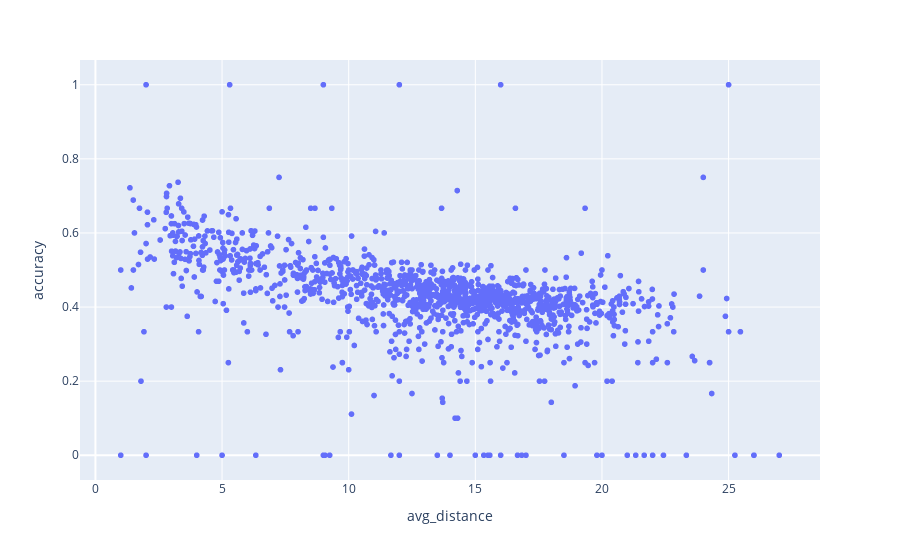

Notebook code for this chart:
### Code cell
dim1 = df.avg_distance
dim2 = df.avg_shotX
df['top_quarter'] = df.top_quarter.astype(str)
fig_scatter = px.scatter(df, x="avg_distance", y="accuracy", hover_name=df.player, hover_data=[df.top_quarter])
fig_scatter.show()
# fig_scatter.data[0].x = dim1[:10]
# fig_scatter.data[0].y = dim1[:10]

### Figure 1 — Plotly figure (JSON) as saved in the notebook; plotly's stock layout.template omitted (floating-point values rounded to 4 significant figures; data arrays with more than 128 entries replaced by an {"elided": "..."} marker saying what was removed)
{"data": [{"customdata": {"elided": "1284x1 str values"}, "hovertemplate": "<b>%{hovertext}</b><br><br>avg_distance=%{x}<br>accuracy=%{y}<br>top_quarter=%{customdata[0]}<extra></extra>", "hovertext": {"elided": "1284 str values"}, "legendgroup": "", "marker": {"color": "#636efa", "symbol": "circle"}, "mode": "markers", "name": "", "showlegend": false, "type": "scattergl", "x": {"elided": "1284 float values"}, "xaxis": "x", "y": {"elided": "1284 float values"}, "yaxis": "y"}], "layout": {"legend": {"tracegroupgap": 0}, "margin": {"t": 60}, "xaxis": {"anchor": "y", "domain": [0, 1], "title": {"text": "avg_distance"}}, "yaxis": {"anchor": "x", "domain": [0, 1], "title": {"text": "accuracy"}}}}
